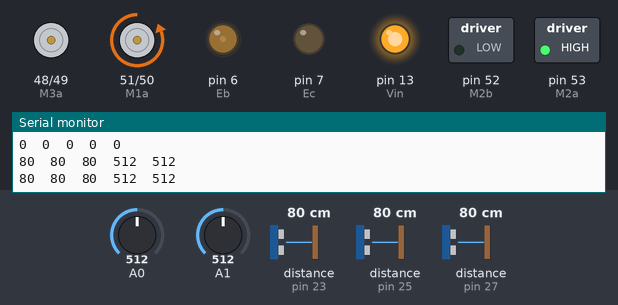
Recording of a sketch running on a simulated Arduino Mega 2560, built with avr-gcc and run on an emulated ATmega2560. Shown: motor-driver pin pairs drawn as motors (green arrow = first pin HIGH = forward, orange = second pin HIGH = backward, longer = more drive, scaled by the enable pin), switched loads named in the sketch (green lamp = pin HIGH), output pins drawn as LEDs (lit = HIGH), the last lines printed to the serial monitor. Inputs (shaded band) come from the test bench; at power-on: distance to the obstacle (sensors on pin 27, pin 25, pin 23) 80 cm, A0 = 512, A1 = 512. The echo pulse lasts 58.3 µs per cm.

Above: at 1.3 s.
1.4 s: distance to the obstacle (sensor on pin 27) set to 17 cm
2.9 s: distance to the obstacle (sensor on pin 27) set to 14 cm
At 3.8 s:
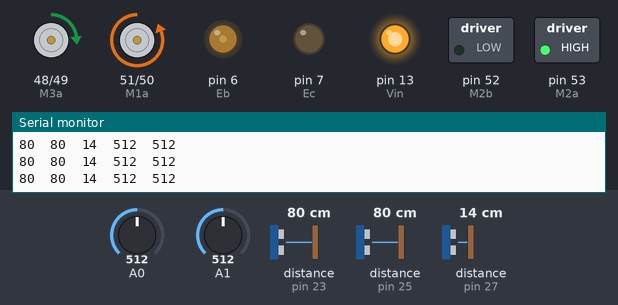
4.6 s: distance to the obstacle (sensor on pin 25) set to 16 cm
7.7 s: distance to the obstacle (sensor on pin 25) set to 11 cm
At 9.4 s:
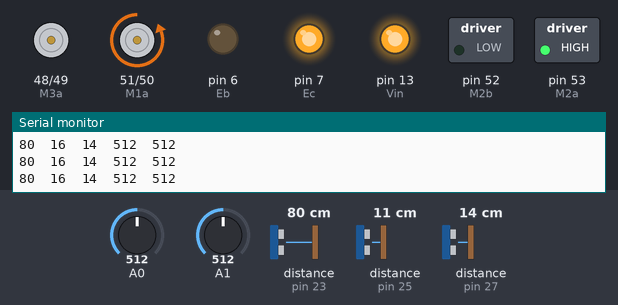
10.2 s: A0 set to 810
At 13.1 s:
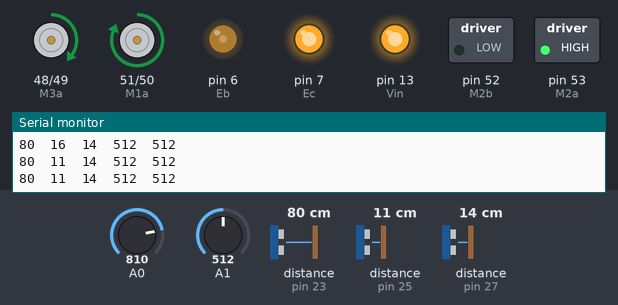
13.3 s: A0 set to 790
At 16.2 s:
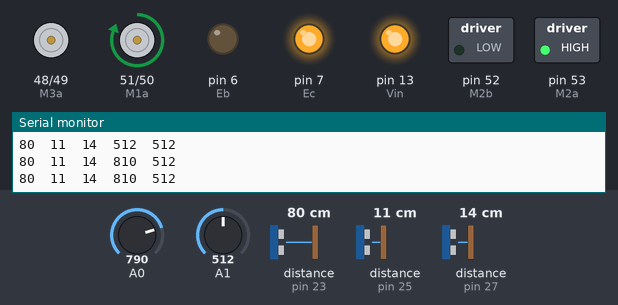
Timing chart, 0 to 17.4 s (numbered marks = the images above; inputs shaded):
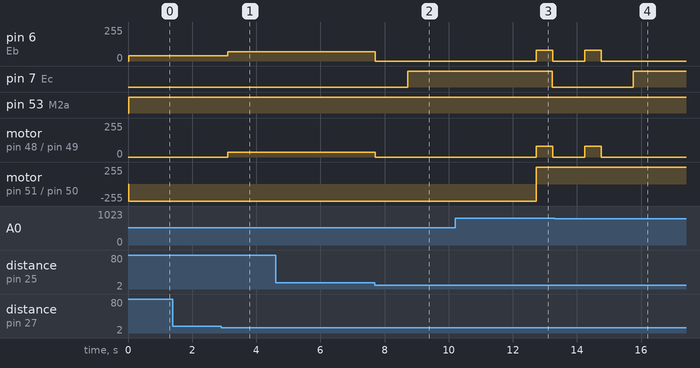

Measured:
- the behaviour switches between 14 and 13 cm on distance to the obstacle (sensor on pin 25) (found by bisection; images 1 and 2)
- after the input at 2.9 s, pin 6 (Eb): 38/255 → 70/255 after 0.21 s; motor on pin 48 (M3a) / pin 49 (M3b): stopped → forward 35/255 after 0.21 s
- after the input at 7.7 s, pin 6 (Eb): 70/255 → 0/255 at once; pin 7 (Ec): LOW → HIGH after 1.0 s; motor on pin 48 (M3a) / pin 49 (M3b): forward 35/255 → stopped at once
- after the input at 10.2 s, pin 6 (Eb): 0/255 → 80/255 after 2.5 s, → 0/255 0.51 s later; pin 7 (Ec): HIGH → LOW after 3.0 s; motor on pin 48 (M3a) / pin 49 (M3b): stopped → forward 80/255 after 2.5 s, → stopped 0.51 s later; motor on pin 51 (M1a) / pin 50 (M1b): backward 255/255 → forward 255/255 after 2.5 s
- after the input at 13.3 s, pin 6 (Eb): goes on until 14.8 s, then stays 0/255; pin 7 (Ec): LOW → HIGH after 2.5 s; motor on pin 48 (M3a) / pin 49 (M3b): goes on until 14.8 s, then stays stopped

The sketch:

Completed.ino
```cpp
#include "Ultrasonic.h"
Ultrasonic USRight(22, 23); //Trigger = pin 22, Echo =pin 23
Ultrasonic USMid(24,25);
Ultrasonic USLeft(26,27);

//Assign reading integer for ultrasonic
int USR;
int USM;
int USL;

//Assign pins for Motor 1 (Right)
int Ea = 5;  //ENA
int M1a = 51; //IN2
int M1b = 50; //IN1

//Assign pins for Motor 2 (Left)
int Eb = 6;  //ENB
int M2a = 53; //IN4
int M2b = 52; //IN3

//Assign pins for Fan
int Ec = 7;
int M3a = 48;
int M3b = 49;

//Pin for Flame sensor power Supply
int Vin = 13;
int sensorRight;
int sensorLeft;

//To control motor speed
float r = 0.55;
float l = 0.50;
float n = 0.50;

void setup()
{
  Serial.begin(9600);
  pinMode(Ea, OUTPUT);
  pinMode(M1a, OUTPUT);
  pinMode(M1b, OUTPUT);
  pinMode(Eb, OUTPUT);
  pinMode(M2a, OUTPUT);
  pinMode(M2b, OUTPUT);
  pinMode(Ec, OUTPUT);
  pinMode(M3a,OUTPUT);
  pinMode(M3b,OUTPUT);
  pinMode(Vin,OUTPUT);
  digitalWrite(Vin,HIGH);

}

void loop()
{
  noInterrupts();
  {
    Serial.print(USR);
    Serial.print("\t");
    Serial.print(USM);
    Serial.print("\t");
    Serial.print(USL);
    Serial.print("\t");

    Serial.print(sensorRight);
    Serial.print("\t");
    Serial.println(sensorLeft);


    USR = USRight.Ranging(CM);
    USM = USMid.Ranging(CM);
    USL = USLeft.Ranging(CM);

   sensorRight = analogRead(A0);
    delay (5);
    sensorLeft = analogRead(A1);
    delay(5);
  }
  interrupts();
  {
   //Case1
   if(USM<=13 && sensorRight<800 && sensorLeft<800)
   {
     Stop();
     delay(1000);
     Fan(255);
     delay(1000);

   //Case1extra
   if(USM<=13 && USL<=15 && USR>11 && sensorRight>800 && sensorLeft>800)
   {
     Fan(0);
     Stop();
     RotateRight(100);
     delay(750);
   }
   //Case1extra
   else if(USM<=14 && USL<=15 && USR<=15 && sensorRight>800 && sensorLeft>800)
   {
     Fan(0);
     Stop();
     RotateRight(100);
     delay(1250);
   }
   //Case1extra
   else if(USM<=14 && USL<8 && USR<=15 && sensorRight>800 && sensorLeft>800)
   {
     Fan(0);
     Stop();
     RotateLeft(80);
     delay(660);
   }

 }


   //Case2
   else if(USL>5 && USL<=13&& USM>15 && USR>5 && USR<=13 && sensorRight>800 && sensorLeft>800)
   {
       Fan(0);
       Forward(70);
   }

   //Case3
   else if(USL>8 && USM<=15 && USR>5 && USR<=13 && sensorRight>800 && sensorLeft>800)
   {
       Fan(0);
       RotateLeft(80);
       delay(350);
       Forward(70);
       delay(500);
   }

   //Case4
   else if(USL>5 && USL<=3 && USM<=15 && USR>13 && sensorRight>800 && sensorLeft>800)
   {
     Fan(0);
     RotateRight(100);
     delay(750);
     Forward(70);
     delay(500);
   }

   //Case5
   else if(USL<=5 && USM>15 && USR>13 && sensorRight>800 && sensorLeft>800)
   {
     AdjRight(70);
     delay(350);
     Fan(0);
   }

   //Case6
   else if(USL>13 && USM>15 && USR<5 && sensorRight>800 && sensorLeft>800)
   {
     AdjLeft(70);
     delay(350);
     Fan(0);
   }

   //Case7
   else if(USL>13 && USM>15 && USR>13 && sensorRight>800 && sensorLeft>800)
   {
     RotateLeft(100);
     delay(500);
     Forward(70);
     delay(1000);
     Fan(0);
   }

   //Case8
   else if(USM<=14 && sensorRight>800 && sensorLeft<800)
   {
     Stop();
     delay(1000);
     RotateLeft(80);
     delay(500);
     Fan(0);
   }


   //Case9
   else if(USM<=14 && sensorRight<800 && sensorLeft>800)
   {
     Stop();
     delay(1000);
     RotateRight(100);
     delay(200);
   }

   //Case10
   else if(USL<=8 && USM<=14 && USR<=13 && sensorRight>800 && sensorLeft>800)
   {
     RotateRight(100);
     delay(1250);
     Fan(0);
   }

   //Case11
   else if(USL>5 && USL<=14 && USM>15 && USR>10 && sensorRight>800 && sensorLeft>800)
   {
     Forward(70);
     Fan(0);
   }

   //Case12
   else if(USL<=5 && USM>15 && USR>10 && sensorRight>800 && sensorLeft>800)
   {
     AdjLeft(70);
     delay(500);
     Fan(0);
   }

   //Case 13
   else if(USL>15 && USM>15 && USR>10)
   {
     AdjRight(70);
     delay(500);
   }

   //SpecialCase
   else
   {
     Forward(70);
     Fan(0);
   }
  }//delay(500);
}


//++++++++++++++++++++++++++FUNCTIONS++++++++++++++++++++++++++++++++
void Stop()
{
  analogWrite(Ea,0);
  analogWrite(Eb,0);
}

void Forward(int Speed)
{
  digitalWrite (M1a, 0);
  digitalWrite (M1b, 1);
  digitalWrite (M2a, 1);
  digitalWrite (M2b, 0);

  analogWrite(Ea, Speed*n);
  analogWrite(Eb, Speed);
}

void AdjRight(int Speed)
{
  digitalWrite (M1a, 0);
  digitalWrite (M1b, 1);
  digitalWrite (M2a, 1);
  digitalWrite (M2b, 0);

  analogWrite(Ea, Speed);
  analogWrite(Eb, Speed*r);
}

void AdjLeft(int Speed)
{
  digitalWrite (M1a, 0);
  digitalWrite (M1b, 1);
  digitalWrite (M2a, 1);
  digitalWrite (M2b, 0);

  analogWrite(Ea, Speed*l);
  analogWrite(Eb, Speed);
}

void Backward(int Speed)
{
  digitalWrite (M1a, 1);
  digitalWrite (M1b, 0);
  digitalWrite (M2a, 0);
  digitalWrite (M2b, 1);

  analogWrite(Ea, Speed);
  analogWrite(Eb, Speed);
}

void RotateLeft(int Speed)
{
  digitalWrite (M1a, 1);
  digitalWrite (M1b, 0);
  digitalWrite (M2a, 1);
  digitalWrite (M2b, 0);

  analogWrite(Ea, Speed);
  analogWrite(Eb, Speed);
}

void RotateRight(int Speed)
{
  digitalWrite (M1a, 0);
  digitalWrite (M1b, 1);
  digitalWrite (M2a, 0);
  digitalWrite (M2b, 1);

  analogWrite(Ea, Speed);
  analogWrite(Eb, Speed);
}

void Fan (int Speed)
{
  digitalWrite (M3a,1);
  digitalWrite (M3b,0);

  analogWrite(Ec, Speed);
}
```
